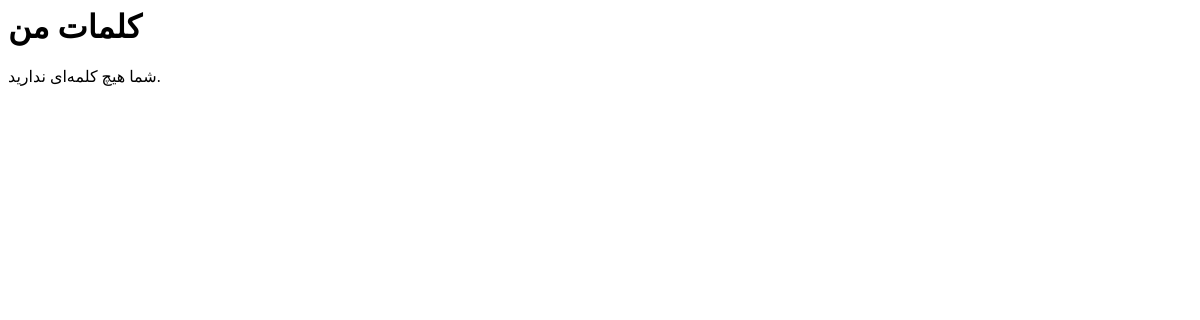
The page /profile/user/testuser/words/ on the database as committed earlier.
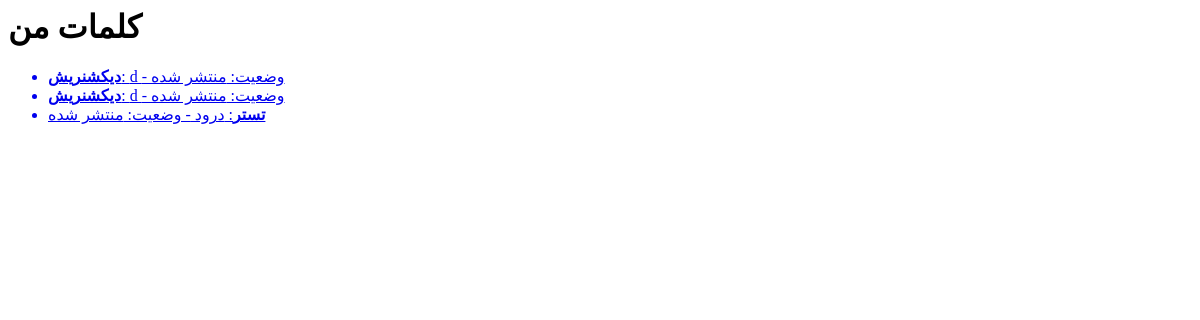
The same page on the database as committed later.
### Word/models.py (models this page shows, shortened)
class Words(models.Model):
    STATUS_CHOICES = [
        ('d', 'پیش نویس'),
        ('p', 'منتشر شده'),
        ('r', 'رد شده'),  # اضافه کردن وضعیت رد شده
    ]
    user = models.ForeignKey(User, on_delete=models.CASCADE, null=True, blank=True)
    word = models.CharField(max_length=50, verbose_name="کلمه")
    slug = models.SlugField(max_length=50, unique=True, editable=False)  # Slug فقط در ایجاد ساخته شود
    meaning = models.TextField()
    example = models.TextField()
    status = models.CharField(max_length=10, choices=STATUS_CHOICES, default='d')
    class Meta:
        verbose_name = 'کلمه'
        verbose_name_plural = 'کلمه‌ها'

### Authentication/views.py (the view)
# urls.py: path('user/<str:username>/words/', UserWords, name='UserWords'),
def UserWords(request, username):
    user = get_object_or_404(User, username=username)
    words = Words.objects.filter(user=user)
    return render(request, 'registration/user_words.html', {
        'words': words,
        'site_name': settings.SITE_NAME,
        'avatar': get_gravatar_url(user.email),
        'can_add_word': request.user == user,  # فقط خود کاربر بتواند کلمه اضافه کند
    })

### Authentication/utils.py (called while the page is built)
def get_gravatar_url(email, size=100):
    email_hash = hashlib.md5(email.strip().lower().encode()).hexdigest()
    return f"https://www.gravatar.com/avatar/{email_hash}?s={size}&d=identicon"

### Home/Middleware.py (called while the page is built)
    def __call__(self, request):
        x_forwarded_for = request.META.get('HTTP_X_FORWARDED_FOR')
        if x_forwarded_for:
            ip = x_forwarded_for.split(',')[0]
        else:
            ip = request.META.get('REMOTE_ADDR')
        ip_address, created = IPAddress.objects.update_or_create(
            ipAddr=ip,
            defaults={"last_seen": now()}  # به‌روزرسانی زمان آخرین بازدید
        )
        request.user.ip_address = ip_address  # اتصال IP به کاربر
        response = self.get_response(request)
        return response

### Templates/registration/user_words.html (shortened to what this page needs)
{% load static %}
<h1>کلمات من</h1>
{% if words %}
    <ul>
        {% for word in words %}
        {% if word.status == "d" or word.status == "r" %}
            <li>
                    <strong>{{ word.word }}</strong>: {{ word.meaning }} - وضعیت: {{ word.get_status_display }}
            </li>
        {% else %}
        <a href="{% url 'Word:word_detail' word.slug %}">
            <li>
                <strong>{{ word.word }}</strong>: {{ word.meaning }} - وضعیت: {{ word.get_status_display }}
            </li>
        </a>
        {% endif %}
        {% endfor %}
    </ul>
{% else %}
    <p>شما هیچ کلمه‌ای ندارید.</p>
{% endif %}

Rows that differ between the two databases and show on the page:
added Words: word "دیکشنریش", meaning "d", status "منتشر شده"
added Words: word "دیکشنریش", meaning "d", status "منتشر شده"
added Words: word "تستر", meaning "درود", status "منتشر شده"
Other text that changed with them:
text no longer shown: "شما هیچ کلمه‌ای ندارید."
